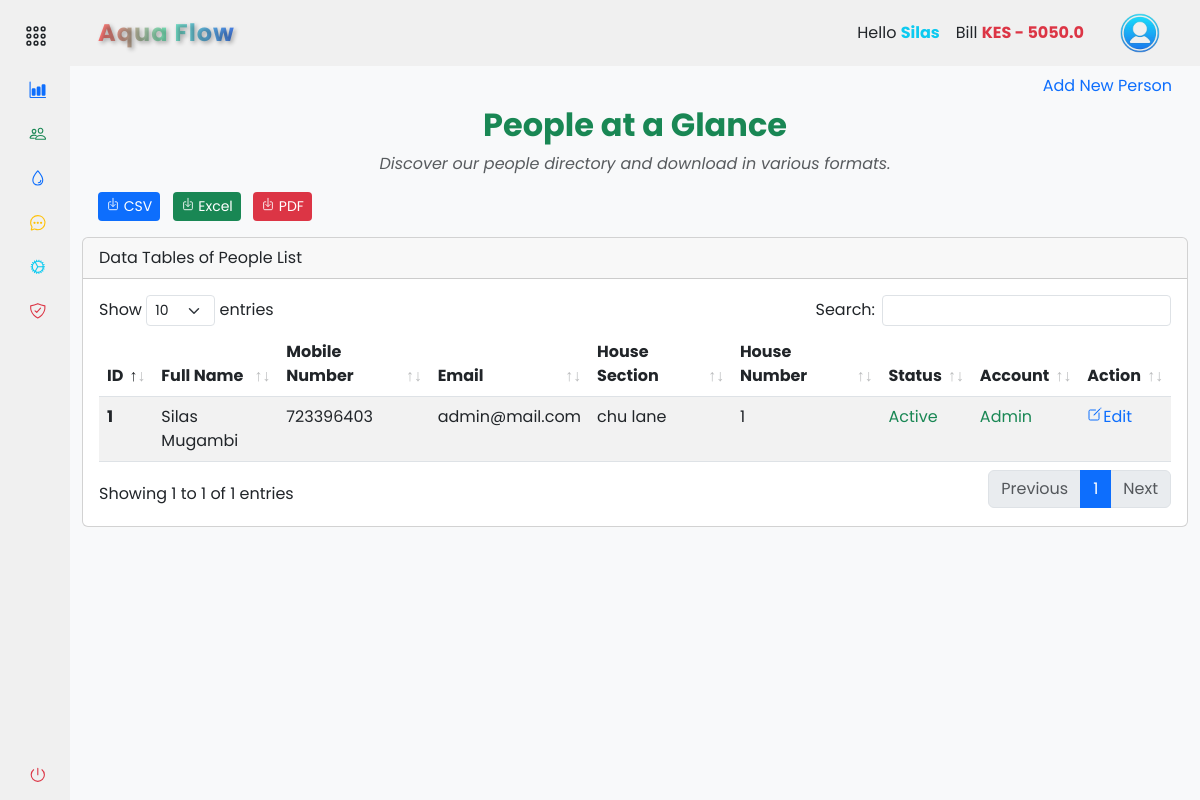
Page /accounts/people/people_list (signed in) on the earlier database version.
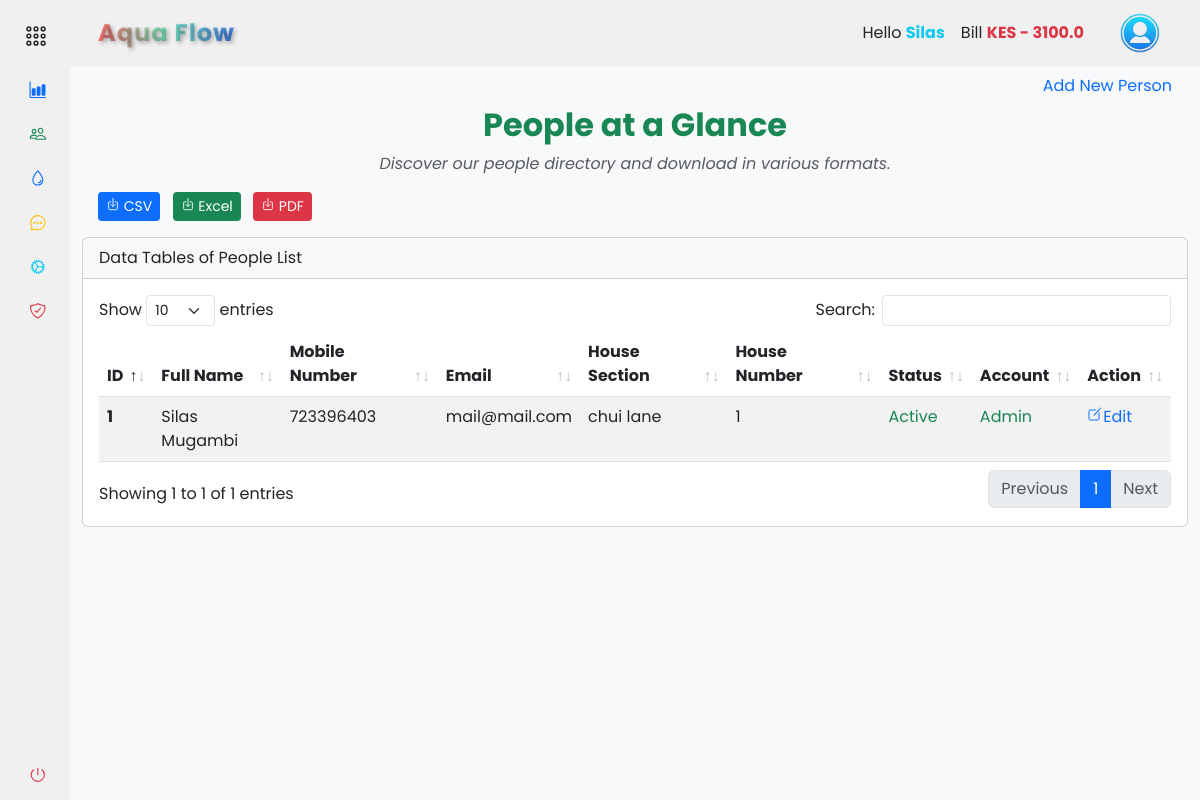
Same page on the later database version.
### app/backend/models/user.py (models this page shows, shortened)
class User(db.Model, UserMixin):
    id = db.Column(db.Integer, primary_key=True)
    mobile_number = db.Column(db.String(20), unique=True, nullable=False)
    password_hash = db.Column(db.String(128), nullable=False)
    first_name = db.Column(db.String(50))
    last_name = db.Column(db.String(50))
    email = db.Column(db.String(120))
    house_section = db.Column(db.String(50))
    house_number = db.Column(db.String(20))
    profile_image = db.Column(db.String(255))
    is_active = db.Column(db.Boolean, default=True)
    is_admin = db.Column(db.Boolean, default=False)
    meter_readings = db.relationship('MeterReading', backref='user', lazy=True)
    payments = db.relationship('Payment', backref='user', lazy=True)

### app/backend/accounts/people/routes.py (the view)
@people_bp.route('/people_list', methods=['GET', 'POST'])
@login_required
def people_list():
    if current_user.is_authenticated:
        people_list = User.query.all()
        add_form = AddUserForm()
        house_sections = []
        settings = Settings.query.first()
        if settings:
            house_sections = [(section, section) for section in settings.house_sections.split(',')]
        return render_template('accounts/people_list.html', people_list=people_list, house_sections=house_sections, form=add_form, hide_footer=True)
    else:
        return redirect(url_for('auth.login'))

### app/backend/accounts/people/forms.py (shortened to what this page needs)
class AddUserForm(FlaskForm):
    first_name = StringField('First Name', validators=[DataRequired(), Length(max=50)])
    last_name = StringField('Last Name', validators=[DataRequired(), Length(max=50)])
    mobile_number = StringField('Mobile Number', validators=[DataRequired(), Length(min=10, max=20)])
    email = StringField('Email', validators=[Optional(), Length(max=50)])
    house_section = SelectField('House Section', validators=[DataRequired()], coerce=str)
    house_number = StringField('House Number', validators=[DataRequired(), Length(max=50)])
    password = PasswordField('Password', validators=[DataRequired(), Length(min=6), EqualTo('confirm_password', message='Passwords must match')])
    confirm_password = PasswordField('Confirm Password', validators=[DataRequired()])
    submit = SubmitField('Register')

### app/backend/accounts/accounts_context.py (called while the page is built)
def inject_now():
    return {'now': datetime.utcnow() + timedelta(hours=3)}

### app/assets/templates/accounts/people_list.html (shortened to what the changed rows need)
{% extends "base.html" %} {% block content %}
<section class="container-fluid">
  <div class="text-center">
    <h2 class="fw-bold text-success mb-2">People at a Glance</h2>
  </div>
  <div class="col-md-12">
    <div class="card mt-3 mb-3">
      <div class="card-body">
        <div class="table-responsive">
          <table class="table table-striped data-table" style="width: 100%">
            <thead>
              <tr>
                <th scope="col">ID</th>
                <th scope="col">Full Name</th>
                <th scope="col">Mobile Number</th>
                <th scope="col">Email</th>
                <th scope="col">House Section</th>
                <th scope="col">House Number</th>
                <th scope="col">Status</th>
                <th scope="col">Account</th>
                <th scope="col">Action</th>
              </tr>
            </thead>
            <tbody>
              {% for person in people_list %}
              <tr>
                <th scope="row">{{ person.id }}</th>
                <td>
                  {{ person.first_name.title() ~ " " ~ person.last_name.title()
                  }}
                </td>
                <td>{{ person.mobile_number }}</td>
                <td>{{ person.email }}</td>
                <td>{{ person.house_section }}</td>
                <td>{{ person.house_number }}</td>
                <td>
                  {% if person.is_active %}
                  <span class="text-success">Active</span>
                  {% else %}
                  <span class="text-danger">Inactive</span>
                  {% endif %}
                </td>
                <td>
                  {% if person.is_admin %}
                  <span class="text-success">Admin</span>
                  {% else %}
                  <span class="text-info">Regular</span>
                  {% endif %}
                </td>
                <td>
                  {% if current_user.is_admin or current_user.id == person.id %}
                  <a
                    href="{{ url_for('accounts.people.edit_user', user_id=person.id) }}"
                  >
                    <ion-icon name="create-outline"></ion-icon>Edit
                  </a>
                  {% else %}
                  <span class="text-muted">No Edit Permission</span>
                  {% endif %}
                </td>
              </tr>
              {% endfor %}
            </tbody>
          </table>
        </div>
      </div>
    </div>
  </div>
</section>
{% endblock %}

### app/assets/templates/components/navbar.html (shortened to what this page needs)
{% if not hide_navbar %}
<header
  id="navbar"
  class="navbar navbar-expand-lg sticky-sm-top {% if not current_user.is_authenticated %}bg-dark{% endif %}"
>
  <div class="container-fluid">
    <a
      class="navbar-brand text-center d-flex align-items-center fw-bold ms-3 {% if not current_user.is_authenticated %}text-light{% else %}gradient-text{% endif %}"
      href="#"
    >
      {% if company_name %}{{ company_name.title() }}{% else %}ApoGen{% endif %}
    </a>
    <div class="collapse navbar-collapse" id="navbarToggler">
      <div class="d-flex align-items-center ms-auto">
         {% if current_user.is_authenticated %}
        <ul class="navbar-nav me-3">
          <li class="nav-item">
            <a class="nav-link text-dark">
              Hello
              <span class="text-info fw-bold"
                >{{ current_user.first_name.title() }}</span
              >
            </a>
          </li>
          <li class="nav-item">
            <a class="nav-link text-dark">
              Bill
              <span
                class="fw-bold {% if total_bill > 0 %}text-danger{% else %}text-success{% endif %}"
                >KES {% if total_bill > 0 %}-{% endif %} {{ total_bill }}</span
              >
            </a>
          </li>
        </ul>
        <div class="btn-group">
          <button
            type="button"
            class="btn navbar-brand rounded-circle border-0"
            data-bs-toggle="dropdown"
            aria-expanded="false"
          >
            <img
              src="{{ url_for('static', filename='images/user.png') }}"
              alt="logo image"
              height="40px"
              width="40px"
            />
          </button>
        </div>
        {% endif %}
      </div>
    </div>
  </div>
</header>
{% endif %}

Differences in the rows shown:
changed User "Silas Mugambi": email "admin@mail.com" → "mail@mail.com"; house_section "chu lane" → "chui lane"
Other differences:
{{ total_bill }}: "5050.0" → "3100.0"
